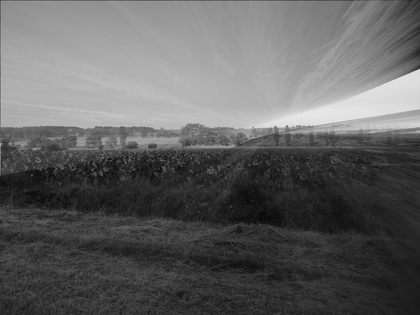
%> input picture Vision/Donnees/mosaique45.pgm, 420 x 315 px, shrunk from 1000 x 750 before the run
$ octave --eval "result = harris(imread('mosaique45.pgm'));"   (GNU Octave 9; MATLAB toolbox functions it lacks are replaced by stand-ins)
%> lines starting %> are read from the running program, lines starting %| are printed output that depends on the picture
function [XY,R]=harris(Im,TailleFenetre,NbPoints,k);
%[XY,Res]=harris(Im,TailleFenetre,NbPoints,k);
%
% Im -> image
% TailleFenetre -> taille (impaire) de la fenetre du voisinage
%                  valeurs conseillees : entre 9 et 25
% NbPoints -> nombre de points desires
% k -> poids utilise dans le calcul de la reponse R, k dans [0.04,0.06]
% XY -> Matrice de taille NbPointsx2 contenant
%         respectivement les abscisses et les oordonnees des points
%         d'interets extraits
%      ATTENTION : La fonction de Harris ne doit pas retourner des points sur les bords
% R -> Image des reponses par le detecteur de Harris

%%%%%%%%%%%%%%%%%%%%%%%%%%%%%%%%%%%%%%%%%%%%%%%%%%%%%%%%%%%%%%%%%%%%%%%%%%%%%%%%%%%%%%%%%%%%%%%%
% Nota bene : les coordonnees utilisees sont x=j (numero de colonne) et y=i (numero de ligne). %
%%%%%%%%%%%%%%%%%%%%%%%%%%%%%%%%%%%%%%%%%%%%%%%%%%%%%%%%%%%%%%%%%%%%%%%%%%%%%%%%%%%%%%%%%%%%%%%%

% Verification et correction eventuelle des parametres donnes
if nargin < 4, k=0.05;      end;
if nargin < 3, NbPoints=50;      end;
if nargin < 2, TailleFenetre=9;  end;

% (1.1) Calcul des dérivées images suivant les lignes et les colonnes
%       en utilisant la fonction gradient
Im = double(Im);
%%% A COMPLETER %%%
[Ii,Ij] = gradient(Im);
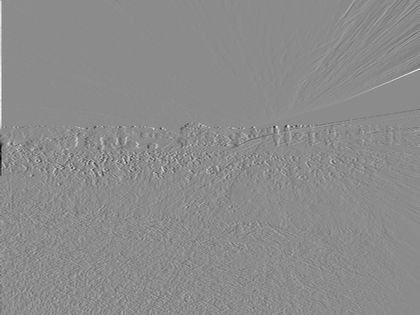
%> Ii: size 315x420 double; min -79, max 65, mean 0; drawn with min black and max white
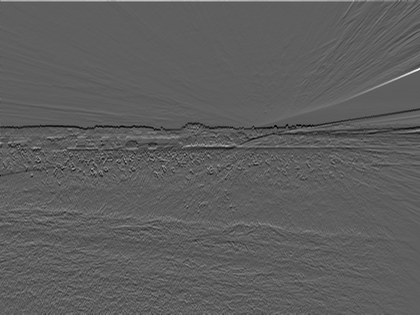
%> Ij: size 315x420 double; min -53, max 90, mean -0.1; drawn with min black and max white

% (1.2) Calcul du filtre de lissage gaussien
% Calcul de sigma en fonction de la taille de la fenetre
sig = (TailleFenetre - 1)/4;
% Utilisation de fspecial
%%% A COMPLETER %%%
L = fspecial('gaussian',TailleFenetre,sig) ;

% (1.3) Calcul de la reponse R
% Calcul des elements A, B et C puis calcul de la reponse suivant l'equation (1)
% Utiliser conv2 avec l'option 'same' pour appliquer le filtre de lissage L
%%% A COMPLETER %%%

 A=conv2(Ij.^2,L,'same');
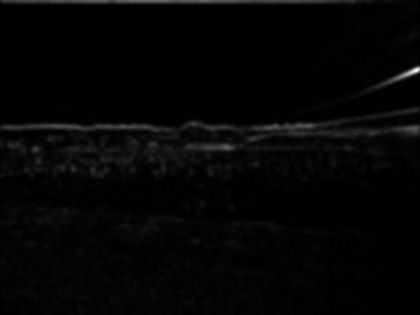
%> A: size 315x420 double; min 0.0303, max 1871.7, mean 39.7; drawn with min black and max white
 B=conv2(Ii.^2,L,'same');
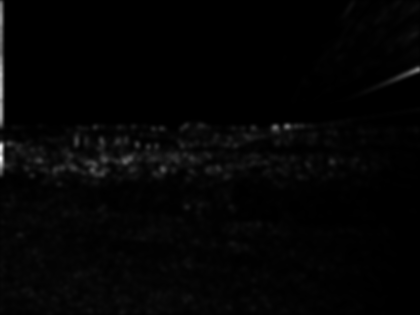
%> B: size 315x420 double; min 0.0501, max 1152.3, mean 20.8; drawn with min black and max white
 C=conv2(Ij.*Ii,L,'same');
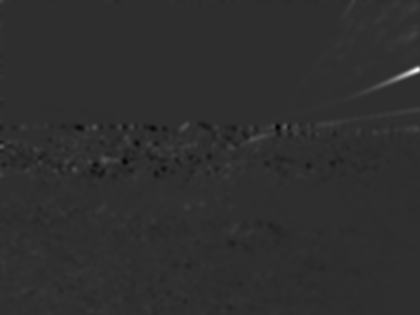
%> C: size 315x420 double; min -198.3, max 893.7, mean 1.9; drawn with min black and max white
 R=A.*B-C.^2-k*(A+B).^2;
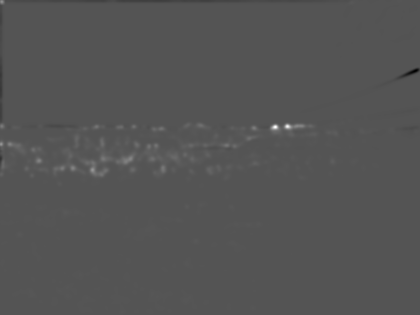
%> R: size 315x420 double; min -105108, max 213833.6, mean 795.4; drawn with min black and max white

% (2.1) Suppression des non-maxima locaux suivant l'equation (2)
% ATTENTION : il faut gérer le cas particulier des bords
% 1) Il est impossible de calculer le maximum local car une partie du voisinage n'existe pas
% 2) Il faut leur attribuer la valeur minimale afin qu'il ne soit pas selectionne par la suite
%%% A COMPLETER %%%
n2=floor(TailleFenetre/2);
[l,c]=size(Im);
%> l = 315; c = 420
Res=zeros(l,c);
for i=(n2+1):(l-n2)
  for j=(n2+1):(c-n2)
    if R(i,j)==max(max(R(i-n2:i+n2,j-n2:j+n2)))
        Res(i,j)=R(i,j);
    end;
  end;
end;

% (2.2) Selection des NbPoints en fonction de "NbPoints" reponses les plus fortes
% Tri des reponses : utiliser sort en LINEARISANT Res au préalable
%%% A COMPLETER %%%
[s,is]=sort(Res(:));

% Selection des indices de NbPoints de plus fortes reponses
%%% A COMPLETER %%%
is=is(length(is)-NbPoints:length(is));
%> is = 51 values, max 97777 at index 18, min 2980 at index 44, mean 48430.7

% Calcul des indices dans l'image
% Utiliser ind2sub, attention a l'ordre pour recuperer les coordonnees
%%% A COMPLE	TER %%%
[Y,X]= ind2sub(size(Im),is);
%> Y = 51 values, max 176 at index 4, min 126 at index 11, mean 149.2; X = 51 values, max 311 at index 18, min 10 at index 44, mean 154.3

%%% A COMPLETER %%%
 XY = [X,Y];
%> XY = 51 rows, first 12: [244 129; 233 129; 192 172; 33 176; 42 170; 156 173; 219 168; 255 164; 208 155; 86 129; 188 126; 206 146]
%> `result = harris(imread('mosaique45.pgm'));`: result has the same summary as XY in harris
